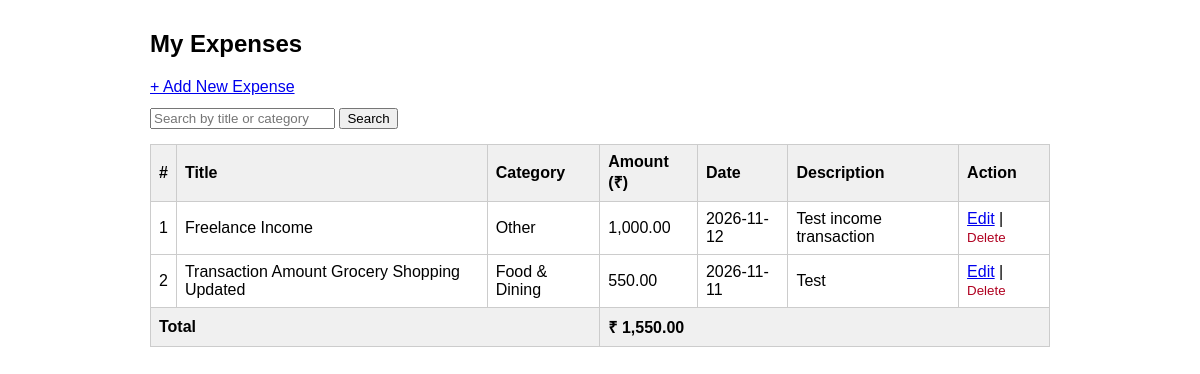
/view_expenses.php (signed in), run on the app's committed database.
### tables this page shows
CREATE TABLE `expenses` (
  `id` int(11) NOT NULL,
  `user_id` int(11) NOT NULL,
  `title` varchar(150) NOT NULL,
  `amount` decimal(10,2) NOT NULL,
  `category` varchar(50) NOT NULL,
  `expense_date` date NOT NULL,
  `description` text DEFAULT NULL,
  `created_at` timestamp NULL DEFAULT current_timestamp(),
  `payment_method` varchar(50) NOT NULL DEFAULT 'Other',
  `type` varchar(20) NOT NULL DEFAULT 'Expense'
);

### view_expenses.php (the view, shortened to what this page needs)
<?php
include 'db.php';
$user_id = $_SESSION['user_id'];
$search  = isset($_GET['search']) ? trim($_GET['search']) : "";
if ($search != "") {
    $like = "%" . $search . "%";
    $stmt = $conn->prepare("SELECT * FROM expenses WHERE user_id=? AND (title LIKE ? OR category LIKE ?) ORDER BY expense_date DESC");
    $stmt->bind_param("iss", $user_id, $like, $like);
} else {
    $stmt = $conn->prepare("SELECT * FROM expenses WHERE user_id=? ORDER BY expense_date DESC");
    $stmt->bind_param("i", $user_id);
}
$stmt->execute();
$result = $stmt->get_result();
$total = 0;
?>
<!DOCTYPE html>
<html lang="en">
<head>
</head>
<body>
    <h2>My Expenses</h2>
    <a href="add_expense.php">+ Add New Expense</a>
    <form method="GET" action="view_expenses.php" style="margin-top:12px">
        <input type="text" name="search" placeholder="Search by title or category" value="<?php echo htmlspecialchars($search); ?>">
        <button type="submit">Search</button>
    </form>
    <table>
        <tr><th>#</th><th>Title</th><th>Category</th><th>Amount (₹)</th><th>Date</th><th>Description</th><th>Action</th></tr>
        <?php
        $i = 1;
        if ($result->num_rows > 0) {
            while ($row = $result->fetch_assoc()) {
                $total += $row['amount'];
                echo "<tr>";
                echo "<td>" . $i++ . "</td>";
                echo "<td>" . htmlspecialchars($row['title']) . "</td>";
                echo "<td>" . htmlspecialchars($row['category']) . "</td>";
                echo "<td>" . number_format($row['amount'], 2) . "</td>";
                echo "<td>" . $row['expense_date'] . "</td>";
                echo "<td>" . htmlspecialchars($row['description'] ?? '') . "</td>";
                echo "<td><a href='edit_expense.php?id=" . $row['id'] . "'>Edit</a> | ";
                echo "<form class='inline' method='POST' action='delete_expense.php' onsubmit=\"return confirm('Delete this expense?');\">";
                echo "<button class='del' type='submit'>Delete</button></form></td>";
                echo "</tr>";
            }
        } else {
            echo "<tr><td colspan='7'>No expenses found.</td></tr>";
        }
        ?>
        <tr><th colspan="3">Total</th><th colspan="4">₹ <?php echo number_format($total, 2); ?></th></tr>
    </table>
</body>
</html>

### view_expenses.php (style rules this page uses)
body { font-family:Arial,sans-serif;max-width:900px;margin:30px auto;padding:0 15px }
table { width:100%;border-collapse:collapse;margin-top:15px }
th,td { border:1px solid #ccc;padding:8px;text-align:left }
th { background:#f0f0f0 }
form.inline { display:inline }
.del { background:none;border:none;color:#b00020;cursor:pointer;padding:0 }

### data on the page
expenses: title "Freelance Income", category "Other", amount "1,000.00", expense_date "2026-11-12", description "Test income transaction"
expenses: title "Transaction Amount Grocery Shopping Updated", category "Food & Dining", amount "550.00", expense_date "2026-11-11", description "Test"

### other printed values
$total "1,550.00"
